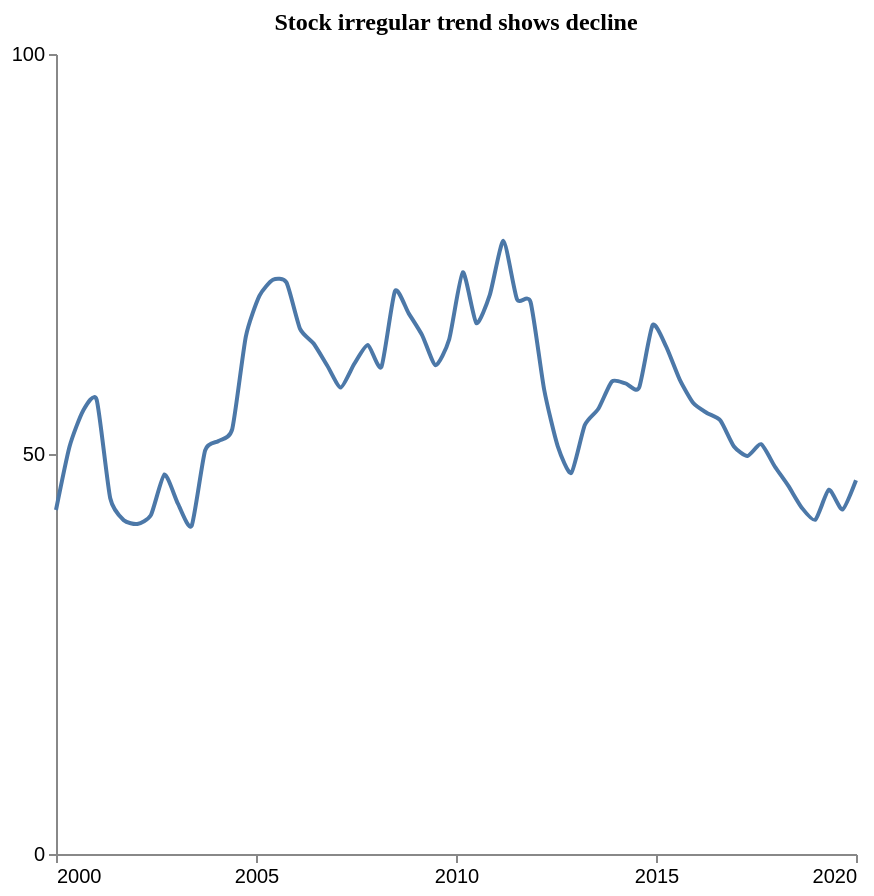

Write a Vega-Lite specification for this figure.
### Vega-Lite specification from a JSON file in a GitHub repository (floating-point values rounded to 4 significant figures)
{"$schema": "https://vega.github.io/schema/vega-lite/v5.json", "description": "Pattern: Irregular", "data": {"values": [{"X": 2000.0, "Y": 43.0}, {"X": 2000.0, "Y": 50.93}, {"X": 2001.0, "Y": 55.41}, {"X": 2001.0, "Y": 56.77}, {"X": 2001.0, "Y": 44.48}, {"X": 2002.0, "Y": 41.73}, {"X": 2002.0, "Y": 41.26}, {"X": 2002.0, "Y": 42.36}, {"X": 2003.0, "Y": 47.44}, {"X": 2003.0, "Y": 43.76}, {"X": 2003.0, "Y": 41.01}, {"X": 2004.0, "Y": 50.46}, {"X": 2004.0, "Y": 51.63}, {"X": 2004.0, "Y": 53.14}, {"X": 2005.0, "Y": 64.68}, {"X": 2005.0, "Y": 69.76}, {"X": 2005.0, "Y": 71.78}, {"X": 2006.0, "Y": 71.44}, {"X": 2006.0, "Y": 65.65}, {"X": 2006.0, "Y": 63.81}, {"X": 2007.0, "Y": 61.06}, {"X": 2007.0, "Y": 58.31}, {"X": 2007.0, "Y": 61.28}, {"X": 2008.0, "Y": 63.63}, {"X": 2008.0, "Y": 60.88}, {"X": 2008.0, "Y": 70.36}, {"X": 2009.0, "Y": 67.61}, {"X": 2009.0, "Y": 64.86}, {"X": 2009.0, "Y": 61.08}, {"X": 2010.0, "Y": 64.35}, {"X": 2010.0, "Y": 72.71}, {"X": 2011.0, "Y": 66.36}, {"X": 2011.0, "Y": 69.93}, {"X": 2011.0, "Y": 76.64}, {"X": 2012.0, "Y": 69.34}, {"X": 2012.0, "Y": 68.99}, {"X": 2012.0, "Y": 58.06}, {"X": 2013.0, "Y": 50.99}, {"X": 2013.0, "Y": 47.63}, {"X": 2013.0, "Y": 53.62}, {"X": 2014.0, "Y": 55.65}, {"X": 2014.0, "Y": 59.07}, {"X": 2014.0, "Y": 58.82}, {"X": 2015.0, "Y": 58.28}, {"X": 2015.0, "Y": 66.11}, {"X": 2015.0, "Y": 63.42}, {"X": 2016.0, "Y": 59.29}, {"X": 2016.0, "Y": 56.36}, {"X": 2016.0, "Y": 55.13}, {"X": 2017.0, "Y": 54.19}, {"X": 2017.0, "Y": 50.94}, {"X": 2017.0, "Y": 49.75}, {"X": 2018.0, "Y": 51.22}, {"X": 2018.0, "Y": 48.47}, {"X": 2018.0, "Y": 46.04}, {"X": 2019.0, "Y": 43.29}, {"X": 2019.0, "Y": 41.78}, {"X": 2019.0, "Y": 45.54}, {"X": 2020.0, "Y": 43.06}, {"X": 2020.0, "Y": 46.72}]}, "mark": {"type": "line", "interpolate": "cardinal", "tension": 0.4}, "encoding": {"x": {"field": "X", "type": "quantitative", "title": "", "axis": {"grid": false, "format": "d", "values": [2000, 2005, 2010, 2015, 2020], "tickSize": 4}, "scale": {"domain": [2000, 2020]}}, "y": {"field": "Y", "type": "quantitative", "title": "", "axis": {"grid": false, "format": "d", "values": [0, 50, 100], "tickSize": 4, "tickOpacity": 1}, "scale": {"domain": [0, 100]}}}, "title": {"text": "Stock irregular trend shows decline", "anchor": "middle", "font": "Tahoma", "fontSize": 12}, "config": {"lineBreak": "^", "view": {"stroke": null}}, "height": 400, "width": 400, "autosize": "pad"}
